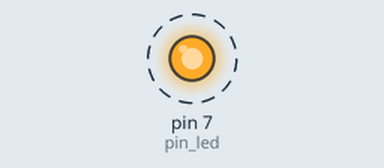
Bench run of a program on a simulated Raspberry Pi (header pin numbers). Shown: output pins drawn as LEDs (lit = HIGH). Dashed ring = blinking. At 8.0 s the program stops and its outputs stay as they are.

Above: at 0.5 s.
Timing chart, 0 to 4.6 s (numbered marks = the images above):
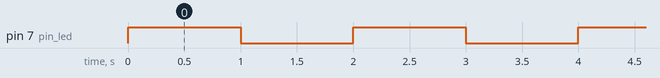

The program:

ejercicio1.py
```python
import RPi.GPIO as GPIO
from time import sleep

GPIO.setmode(GPIO.BOARD)

pin_led = 7

GPIO.setup(pin_led, GPIO.OUT)

for _ in range(4):
  GPIO.output(pin_led, GPIO.HIGH)
  sleep(1)
  GPIO.output(pin_led, GPIO.LOW)
  sleep(1)


GPIO.cleanup()
```

Measured:
- by itself, pin 7 (pin_led): alternates HIGH for 1.0 s and LOW for 1.0 s, 8 changes in all, then stays LOW
